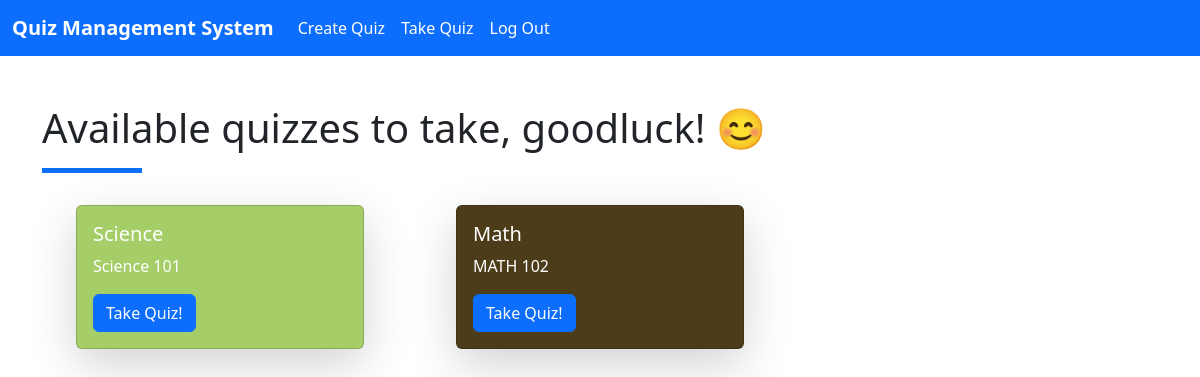
Page /take on the earlier database version.
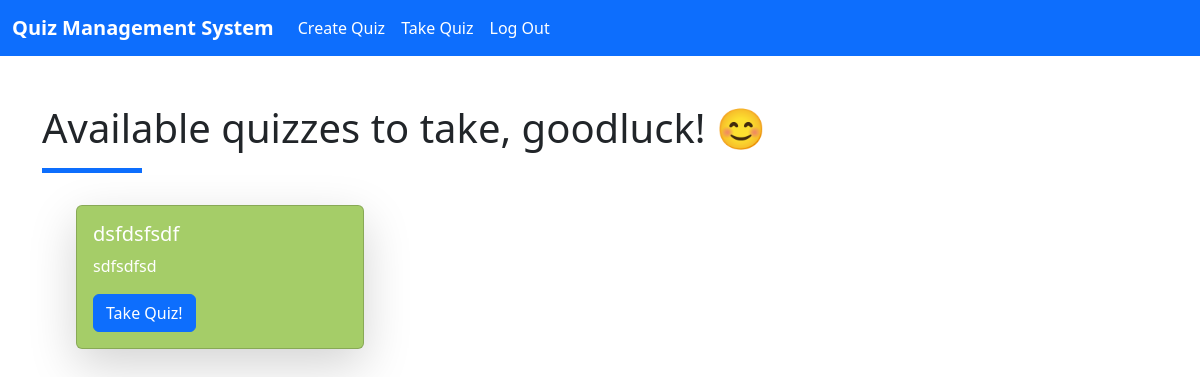
Same page on the later database version.
### tables this page shows
CREATE TABLE quizzes (
                id INTEGER PRIMARY KEY,
                quizTitle TEXT,
                description TEXT
            );

### main.py (the view)
@app.route("/take",  methods=["POST", "GET"])
def take():
    db = get_db()
    cursor = db.cursor()
    if(request.method == "GET"):
        cursor.execute( '''
            CREATE TABLE IF NOT EXISTS quizzes (
                id INTEGER PRIMARY KEY,
                quizTitle TEXT,
                description TEXT
            );
        ''')
        res = cursor.execute("SELECT * FROM quizzes").fetchall()
        return render_template("take.html", quizzes = res,  bgColor=generate_random_color)

### main.py (called while the page is built)
def generate_random_color():
    color = "#{:06x}".format(random.randint(0, 0xFFFFFF))
    return color

def get_db():
    db = getattr(g, '_database', None)
    if db is None:
        db = g._database = sqlite3.connect("quiz-app.db")
    return db

### templates/take.html
{% extends "base.html" %} {% block content %}
<div class="container mt-5">
  <h1>Available quizzes to take, goodluck! 😊</h1>
  <div class="line bg-primary my-3" style="width: 100px; height: 5px"></div>
  {% if quizzes %}
  <div class="row">
    {% for quiz in quizzes %}
    <div class="col-lg-4 d-flex justify-content-center align-items-center my-3">
      <div
        class="card shadow-lg"
        style="width: 18rem; background: {{bgColor()}}"
      >
        <div class="card-body text-white">
          <h5 class="card-title">{{quiz.1}}</h5>
          <p class="card-text">{{quiz.2}}</p>
          <a
            href="{{ url_for('takeQuiz', quiz_number=quiz.0, quizTitle=quiz.1) }}"
            class="btn btn-primary"
            >Take Quiz!</a
          >
        </div>
      </div>
    </div>
    {%endfor %}
  </div>
  {% else %}
  <p>No quizzes available.</p>
  {% endif %}
</div>
{%endblock %}

### templates/base.html (shortened to what this page needs)
<!DOCTYPE html>
<html lang="en">
  <head>
    <link
      href="https://cdn.jsdelivr.net/npm/bootstrap@5.3.2/dist/css/bootstrap.min.css"
      rel="stylesheet"
    />
  </head>
  <body>
    {% if request.path != "/" %}
    <nav class="navbar navbar-expand-lg bg-primary">
      <div class="container-fluid">
        <a class="navbar-brand text-white fw-bold" href="#"
          >Quiz Management System</a
        >
        <div class="collapse navbar-collapse" id="navbarNav">
          <ul class="navbar-nav">
            <li class="nav-item">
              <a
                class="nav-link active text-white"
                aria-current="page"
                href="/create-quiz"
                >Create Quiz</a
              >
            </li>
            <li class="nav-item">
              <a class="nav-link text-white" href="/take">Take Quiz</a>
            </li>
            <li class="nav-item">
              <a class="nav-link text-white" href="/">Log Out</a>
            </li>
          </ul>
        </div>
      </div>
      {% endif %}
    </nav>
    {% block content %} {%endblock %}
  </body>
</html>

Differences in the rows shown:
removed quizzes: quizTitle "Science", description "Science 101"
removed quizzes: quizTitle "Math", description "MATH 102"
added quizzes: quizTitle "dsfdsfsdf", description "sdfsdfsd"
